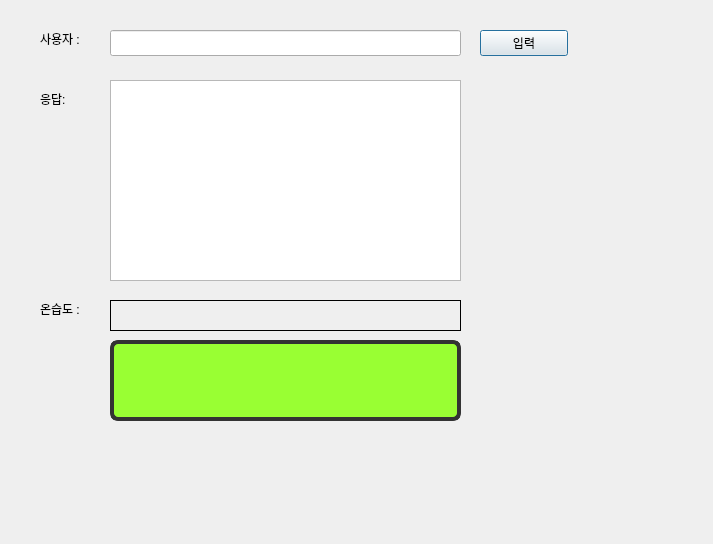
<?xml version="1.0" encoding="UTF-8"?>
<ui version="4.0">
 <class>Dialog</class>
 <widget class="QDialog" name="Dialog">
  <property name="geometry">
   <rect>
    <x>0</x>
    <y>0</y>
    <width>713</width>
    <height>544</height>
   </rect>
  </property>
  <property name="windowTitle">
   <string>Dialog</string>
  </property>
  <widget class="QLabel" name="label">
   <property name="geometry">
    <rect>
     <x>40</x>
     <y>30</y>
     <width>66</width>
     <height>18</height>
    </rect>
   </property>
   <property name="text">
    <string>사용자 : </string>
   </property>
  </widget>
  <widget class="QLineEdit" name="inputLine">
   <property name="geometry">
    <rect>
     <x>110</x>
     <y>30</y>
     <width>351</width>
     <height>26</height>
    </rect>
   </property>
   <property name="alignment">
    <set>Qt::AlignRight|Qt::AlignTrailing|Qt::AlignVCenter</set>
   </property>
  </widget>
  <widget class="QPushButton" name="inputButton">
   <property name="geometry">
    <rect>
     <x>480</x>
     <y>30</y>
     <width>88</width>
     <height>26</height>
    </rect>
   </property>
   <property name="text">
    <string>입력</string>
   </property>
  </widget>
  <widget class="QTextBrowser" name="responseBox">
   <property name="geometry">
    <rect>
     <x>110</x>
     <y>80</y>
     <width>351</width>
     <height>201</height>
    </rect>
   </property>
  </widget>
  <widget class="QLabel" name="label_2">
   <property name="geometry">
    <rect>
     <x>40</x>
     <y>90</y>
     <width>66</width>
     <height>18</height>
    </rect>
   </property>
   <property name="text">
    <string>응답:</string>
   </property>
  </widget>
  <widget class="QLabel" name="lcdDisplay">
   <property name="geometry">
    <rect>
     <x>110</x>
     <y>340</y>
     <width>351</width>
     <height>81</height>
    </rect>
   </property>
   <property name="palette">
    <palette>
     <active>
      <colorrole role="WindowText">
       <brush brushstyle="SolidPattern">
        <color alpha="255">
         <red>0</red>
         <green>0</green>
         <blue>0</blue>
        </color>
       </brush>
      </colorrole>
      <colorrole role="Button">
       <brush brushstyle="SolidPattern">
        <color alpha="255">
         <red>153</red>
         <green>255</green>
         <blue>51</blue>
        </color>
       </brush>
      </colorrole>
      <colorrole role="Light">
       <brush brushstyle="SolidPattern">
        <color alpha="255">
         <red>255</red>
         <green>255</green>
         <blue>255</blue>
        </color>
       </brush>
      </colorrole>
      <colorrole role="Midlight">
       <brush brushstyle="SolidPattern">
        <color alpha="255">
         <red>247</red>
         <green>247</green>
         <blue>247</blue>
        </color>
       </brush>
      </colorrole>
      <colorrole role="Dark">
       <brush brushstyle="SolidPattern">
        <color alpha="255">
         <red>119</red>
         <green>119</green>
         <blue>119</blue>
        </color>
       </brush>
      </colorrole>
      <colorrole role="Mid">
       <brush brushstyle="SolidPattern">
        <color alpha="255">
         <red>159</red>
         <green>159</green>
         <blue>159</blue>
        </color>
       </brush>
      </colorrole>
      <colorrole role="Text">
       <brush brushstyle="SolidPattern">
        <color alpha="255">
         <red>0</red>
         <green>0</green>
         <blue>0</blue>
        </color>
       </brush>
      </colorrole>
      <colorrole role="BrightText">
       <brush brushstyle="SolidPattern">
        <color alpha="255">
         <red>255</red>
         <green>255</green>
         <blue>255</blue>
        </color>
       </brush>
      </colorrole>
      <colorrole role="ButtonText">
       <brush brushstyle="SolidPattern">
        <color alpha="255">
         <red>0</red>
         <green>0</green>
         <blue>0</blue>
        </color>
       </brush>
      </colorrole>
      <colorrole role="Base">
       <brush brushstyle="SolidPattern">
        <color alpha="255">
         <red>153</red>
         <green>255</green>
         <blue>51</blue>
        </color>
       </brush>
      </colorrole>
      <colorrole role="Window">
       <brush brushstyle="SolidPattern">
        <color alpha="255">
         <red>153</red>
         <green>255</green>
         <blue>51</blue>
        </color>
       </brush>
      </colorrole>
      <colorrole role="Shadow">
       <brush brushstyle="SolidPattern">
        <color alpha="255">
         <red>0</red>
         <green>0</green>
         <blue>0</blue>
        </color>
       </brush>
      </colorrole>
      <colorrole role="AlternateBase">
       <brush brushstyle="SolidPattern">
        <color alpha="255">
         <red>247</red>
         <green>247</green>
         <blue>247</blue>
        </color>
       </brush>
      </colorrole>
      <colorrole role="ToolTipBase">
       <brush brushstyle="SolidPattern">
        <color alpha="255">
         <red>255</red>
         <green>255</green>
         <blue>220</blue>
        </color>
       </brush>
      </colorrole>
      <colorrole role="ToolTipText">
       <brush brushstyle="SolidPattern">
        <color alpha="255">
         <red>0</red>
         <green>0</green>
         <blue>0</blue>
        </color>
       </brush>
      </colorrole>
      <colorrole role="PlaceholderText">
       <brush brushstyle="SolidPattern">
        <color alpha="128">
         <red>0</red>
         <green>0</green>
         <blue>0</blue>
        </color>
       </brush>
      </colorrole>
     </active>
     <inactive>
      <colorrole role="WindowText">
       <brush brushstyle="SolidPattern">
        <color alpha="255">
         <red>0</red>
         <green>0</green>
         <blue>0</blue>
        </color>
       </brush>
      </colorrole>
      <colorrole role="Button">
       <brush brushstyle="SolidPattern">
        <color alpha="255">
         <red>153</red>
         <green>255</green>
         <blue>51</blue>
        </color>
       </brush>
      </colorrole>
      <colorrole role="Light">
       <brush brushstyle="SolidPattern">
        <color alpha="255">
         <red>255</red>
         <green>255</green>
         <blue>255</blue>
        </color>
       </brush>
      </colorrole>
      <colorrole role="Midlight">
       <brush brushstyle="SolidPattern">
        <color alpha="255">
         <red>202</red>
         <green>202</green>
         <blue>202</blue>
        </color>
       </brush>
      </colorrole>
      <colorrole role="Dark">
       <brush brushstyle="SolidPattern">
        <color alpha="255">
         <red>159</red>
         <green>159</green>
         <blue>159</blue>
        </color>
       </brush>
      </colorrole>
      <colorrole role="Mid">
       <brush brushstyle="SolidPattern">
        <color alpha="255">
         <red>184</red>
         <green>184</green>
         <blue>184</blue>
        </color>
       </brush>
      </colorrole>
      <colorrole role="Text">
       <brush brushstyle="SolidPattern">
        <color alpha="255">
         <red>0</red>
         <green>0</green>
         <blue>0</blue>
        </color>
       </brush>
      </colorrole>
      <colorrole role="BrightText">
       <brush brushstyle="SolidPattern">
        <color alpha="255">
         <red>255</red>
         <green>255</green>
         <blue>255</blue>
        </color>
       </brush>
      </colorrole>
      <colorrole role="ButtonText">
       <brush brushstyle="SolidPattern">
        <color alpha="255">
         <red>0</red>
         <green>0</green>
         <blue>0</blue>
        </color>
       </brush>
      </colorrole>
      <colorrole role="Base">
       <brush brushstyle="SolidPattern">
        <color alpha="255">
         <red>153</red>
         <green>255</green>
         <blue>51</blue>
        </color>
       </brush>
      </colorrole>
      <colorrole role="Window">
       <brush brushstyle="SolidPattern">
        <color alpha="255">
         <red>153</red>
         <green>255</green>
         <blue>51</blue>
        </color>
       </brush>
      </colorrole>
      <colorrole role="Shadow">
       <brush brushstyle="SolidPattern">
        <color alpha="255">
         <red>118</red>
         <green>118</green>
         <blue>118</blue>
        </color>
       </brush>
      </colorrole>
      <colorrole role="AlternateBase">
       <brush brushstyle="SolidPattern">
        <color alpha="255">
         <red>247</red>
         <green>247</green>
         <blue>247</blue>
        </color>
       </brush>
      </colorrole>
      <colorrole role="ToolTipBase">
       <brush brushstyle="SolidPattern">
        <color alpha="255">
         <red>255</red>
         <green>255</green>
         <blue>220</blue>
        </color>
       </brush>
      </colorrole>
      <colorrole role="ToolTipText">
       <brush brushstyle="SolidPattern">
        <color alpha="255">
         <red>0</red>
         <green>0</green>
         <blue>0</blue>
        </color>
       </brush>
      </colorrole>
      <colorrole role="PlaceholderText">
       <brush brushstyle="SolidPattern">
        <color alpha="128">
         <red>0</red>
         <green>0</green>
         <blue>0</blue>
        </color>
       </brush>
      </colorrole>
     </inactive>
     <disabled>
      <colorrole role="WindowText">
       <brush brushstyle="SolidPattern">
        <color alpha="255">
         <red>0</red>
         <green>0</green>
         <blue>0</blue>
        </color>
       </brush>
      </colorrole>
      <colorrole role="Button">
       <brush brushstyle="SolidPattern">
        <color alpha="255">
         <red>153</red>
         <green>255</green>
         <blue>51</blue>
        </color>
       </brush>
      </colorrole>
      <colorrole role="Light">
       <brush brushstyle="SolidPattern">
        <color alpha="255">
         <red>255</red>
         <green>255</green>
         <blue>255</blue>
        </color>
       </brush>
      </colorrole>
      <colorrole role="Midlight">
       <brush brushstyle="SolidPattern">
        <color alpha="255">
         <red>247</red>
         <green>247</green>
         <blue>247</blue>
        </color>
       </brush>
      </colorrole>
      <colorrole role="Dark">
       <brush brushstyle="SolidPattern">
        <color alpha="255">
         <red>119</red>
         <green>119</green>
         <blue>119</blue>
        </color>
       </brush>
      </colorrole>
      <colorrole role="Mid">
       <brush brushstyle="SolidPattern">
        <color alpha="255">
         <red>159</red>
         <green>159</green>
         <blue>159</blue>
        </color>
       </brush>
      </colorrole>
      <colorrole role="Text">
       <brush brushstyle="SolidPattern">
        <color alpha="255">
         <red>0</red>
         <green>0</green>
         <blue>0</blue>
        </color>
       </brush>
      </colorrole>
      <colorrole role="BrightText">
       <brush brushstyle="SolidPattern">
        <color alpha="255">
         <red>255</red>
         <green>255</green>
         <blue>255</blue>
        </color>
       </brush>
      </colorrole>
      <colorrole role="ButtonText">
       <brush brushstyle="SolidPattern">
        <color alpha="255">
         <red>0</red>
         <green>0</green>
         <blue>0</blue>
        </color>
       </brush>
      </colorrole>
      <colorrole role="Base">
       <brush brushstyle="SolidPattern">
        <color alpha="255">
         <red>153</red>
         <green>255</green>
         <blue>51</blue>
        </color>
       </brush>
      </colorrole>
      <colorrole role="Window">
       <brush brushstyle="SolidPattern">
        <color alpha="255">
         <red>153</red>
         <green>255</green>
         <blue>51</blue>
        </color>
       </brush>
      </colorrole>
      <colorrole role="Shadow">
       <brush brushstyle="SolidPattern">
        <color alpha="255">
         <red>177</red>
         <green>177</green>
         <blue>177</blue>
        </color>
       </brush>
      </colorrole>
      <colorrole role="AlternateBase">
       <brush brushstyle="SolidPattern">
        <color alpha="255">
         <red>247</red>
         <green>247</green>
         <blue>247</blue>
        </color>
       </brush>
      </colorrole>
      <colorrole role="ToolTipBase">
       <brush brushstyle="SolidPattern">
        <color alpha="255">
         <red>255</red>
         <green>255</green>
         <blue>220</blue>
        </color>
       </brush>
      </colorrole>
      <colorrole role="ToolTipText">
       <brush brushstyle="SolidPattern">
        <color alpha="255">
         <red>0</red>
         <green>0</green>
         <blue>0</blue>
        </color>
       </brush>
      </colorrole>
      <colorrole role="PlaceholderText">
       <brush brushstyle="SolidPattern">
        <color alpha="128">
         <red>0</red>
         <green>0</green>
         <blue>0</blue>
        </color>
       </brush>
      </colorrole>
     </disabled>
    </palette>
   </property>
   <property name="styleSheet">
    <string notr="true">background-color: #99FF33;
color: #000000;
border: 4px solid #333;
border-radius: 8px;
font-family: 'Courier New';
font-size: 28px;
font-weight: bold;
padding: 10px;</string>
   </property>
   <property name="frameShape">
    <enum>QFrame::Box</enum>
   </property>
   <property name="frameShadow">
    <enum>QFrame::Plain</enum>
   </property>
   <property name="text">
    <string/>
   </property>
  </widget>
  <widget class="QLabel" name="sensorLabel">
   <property name="geometry">
    <rect>
     <x>110</x>
     <y>300</y>
     <width>351</width>
     <height>31</height>
    </rect>
   </property>
   <property name="frameShape">
    <enum>QFrame::Box</enum>
   </property>
   <property name="text">
    <string/>
   </property>
   <property name="alignment">
    <set>Qt::AlignRight|Qt::AlignTrailing|Qt::AlignVCenter</set>
   </property>
  </widget>
  <widget class="QLabel" name="label_3">
   <property name="geometry">
    <rect>
     <x>40</x>
     <y>300</y>
     <width>66</width>
     <height>18</height>
    </rect>
   </property>
   <property name="text">
    <string>온습도 :</string>
   </property>
  </widget>
 </widget>
 <resources/>
 <connections/>
</ui>
